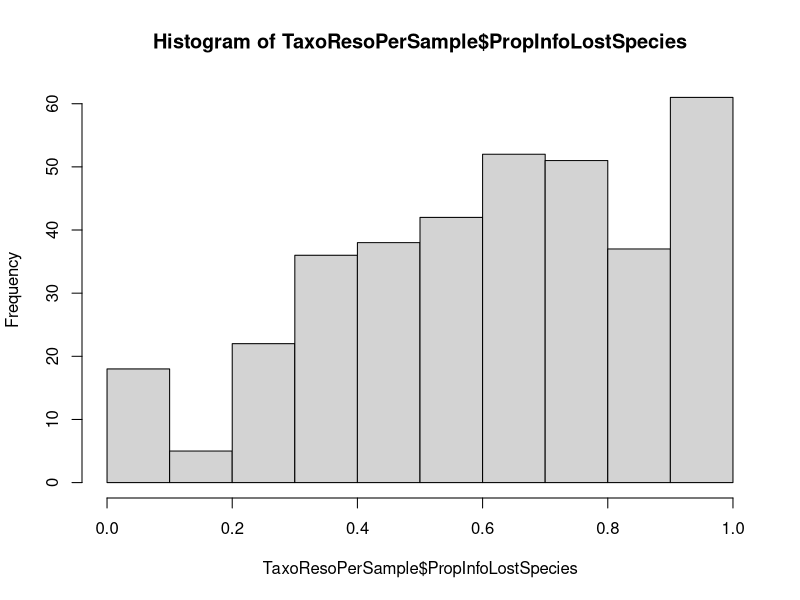
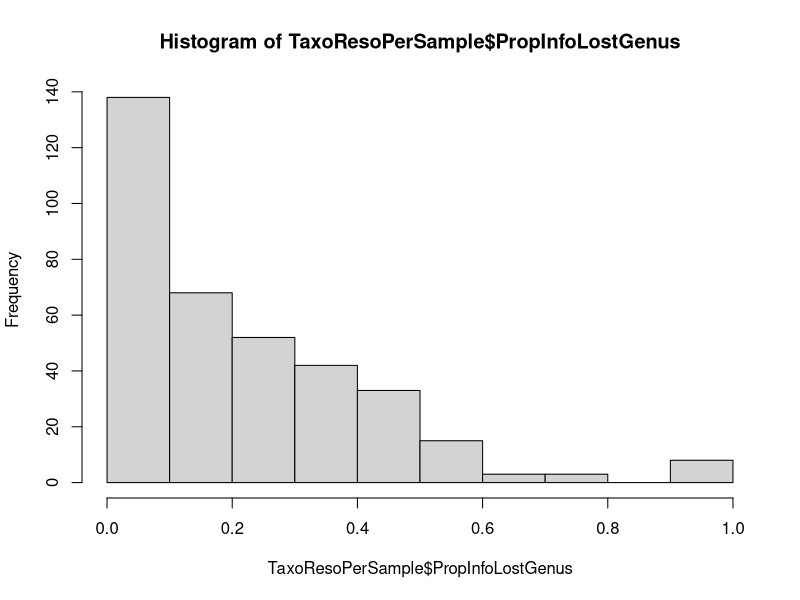

Source code (R) for these figures, in order: (Note: this script raises an error after producing the figures.)
## Clean the data, calculate diversity, abundances, predation rates
## store the outputs (final datasets ready for analyses)


## I. Main Analysis ----------------------------------------------------

## Functions
library(dplyr)
library(vegan)
library(tidyr)

## 1. Natural enemies-------------------------------------------------------

## Load data-------------------------------------
NE <- read.csv("Output/NatEnemies_raw.csv")

## Rename variables------------------------------
NE$Treatment <- factor(ifelse(NE$bande=="BE", "Low Div", "High Div"))
NE$Guild <- factor(ifelse(NE$piege == "B", "Vine",
                          ifelse(NE$piege == "F", "Vegetation",
                                 "Soil")))
NE$Distance <- ifelse(NE$mod == "00m", 0,
                      ifelse(NE$mod  == "05m", 15,
                             30))
NE$Site <- factor(NE$couple)


## Add landscape--------------------------------
Ldscp <- read.csv("Output/LandscapeVars.csv") # proportion of SNH in landscape
NE_lddf <- left_join(NE, Ldscp, by = "couple")

# landscape variable is proportion of SNH in 1000 m radius
NE$Ldscp <- NE_lddf$HSN1000

## CHECK Data for missing values, NAs and zero abundances---------------------------------
NE %>% group_by(Site,Treatment,Guild,Distance, session) %>% summarize(n()) # no. obs
NE %>% group_by(Site,Treatment,Guild,Distance, session) %>% summarize(sum(eff)) # sum abdc has NAs

## Nas for eff: site 9 and 10 only
filter(NE, is.na(eff)) %>% group_by(Site, Treatment, Guild, Distance, session) %>% summarize(n())

# Based on planning of sampling, should have NA for Vegetation in high div and low div treatments in site 9, 
# and in site 10, should be NA for all Vine and Vegetation samplings 
filter(NE, Site=="9") %>% group_by(Treatment, Guild, Distance, session) %>% summarize(mean(eff), min(eff), max(eff)) %>% View()

with(filter(NE, Site=="9"), table(Treatment, Guild, Distance, session))
# Missing rows: Vegetation at 15 and 30m for all sessions and all treatments
# Check in initial table (raw data) if values are present: no

## NAs were handled inconsistently in NE dataset: some are NAs and some are missing
## Remove all NAs from dataset
NE <- na.omit(NE)

## Missing values are not random: table shows that for Vegetation sampling 
# none of the sites have data for Distance 15 and 30 m
# vegetation was absent due to drought (except in strips) and sampling was impossible
NE %>% group_by(Guild, Distance) %>% summarize(n())

NE %>% group_by(Site, Treatment, Guild, Distance, session) %>% summarize(n())

## 1. Calculate abundance-------------------

## Total abundance per guild, distance and session----------------------------------------
Abundance <- NE %>% group_by(Site, Treatment, Guild, Distance, session) %>% 
  summarize(Total = sum(eff)) %>% ungroup()

## Missing values--------------------------
# we have 366 observations
nrow(Abundance)
# complete combination would be 648 observations
nrow(expand_grid(Site = c(1:12), 
                 Treatment = c("high", "low"), 
                 Guild=c("Soil", "Vegetation", "Vine"), 
                 Distance = c(0,15,30), 
                 session=c(1:3)))

## Save dataset
write.csv(Abundance, "Output/AbundanceClean.csv")


## 2. Calculate richness-----------
NE$session <- as.factor(NE$session)
# variables identifying the sample ID (to be used in dplyr:group_by)
WhichSampleID <- c("Site", "Treatment", "Guild", "Distance", "session")

# 2.1. Quantify data availability at different taxonomic resolution---------
# Makes table with the total number of individuals and those identified at each taxo resolution
TaxoReso <- c(
  TotalInd <-  sum(NE$eff),
  IndSpecies <-  sum(NE$eff[NE$Rspec=="x"]),
  IndGenus <-  sum(NE$eff[NE$Rgen=="x"&NE$Rspec==""]),
  IndFamily <-  sum(NE$eff[NE$Rgen=="" & NE$family != ""]),
  IndOrder <-  TotalInd - (IndSpecies+IndGenus+IndFamily))
TaxoReso

# Proportion of individuals id to the species vs genus level
TaxoReso[2]/TaxoReso[1] # 42% at species
(TaxoReso[2]+TaxoReso[3])/TaxoReso[1] # 77% at genus

## Taxonomic resolution available across all samples
TaxoResoPerSample <- NE %>% group_by_at(WhichSampleID) %>% 
  summarize(TotalInd = sum(eff),
            IndSpecies = sum(eff[Rspec=="x"]),
            IndGenus = sum(eff[Rgen=="x"]),
            PropInfoLostSpecies = (TotalInd - IndSpecies)/TotalInd,
            PropInfoLostGenus = (TotalInd - IndGenus)/TotalInd)

# 49 samples have no information at the species level
nrow(TaxoResoPerSample[TaxoResoPerSample$IndSpecies==0 & 
                         TaxoResoPerSample$TotalInd != 0,])
# 8 samples have no information at the genus level either
nrow(TaxoResoPerSample[TaxoResoPerSample$IndGenus==0 &
                         TaxoResoPerSample$TotalInd != 0,])
# But among those 8 samples, most have 1 or 2 individuals only
# which means, we can easily infer how many taxa are present: 
# 1 individual = 1 species; 2 individuals = 2 species if they belong to different families
TaxoResoPerSample$TotalInd[TaxoResoPerSample$IndGenus==0 & 
                    TaxoResoPerSample$IndSpecies == 0 &
                    TaxoResoPerSample$TotalInd != 0]

# How representative of each sample would taxonomic richness calculation be?
# On average, percentage of un-id individuals per sample
summary(TaxoResoPerSample$PropInfoLostSpecies)# on average our species richness estimates would miss 60% of individuals
hist(TaxoResoPerSample$PropInfoLostSpecies) # for most samples, we would miss 80% of individuals

# versus for genus richness, around 20% of individuals per sample are lost
summary(TaxoResoPerSample$PropInfoLostGenus)
hist(TaxoResoPerSample$PropInfoLostGenus)# and most samples miss less than 30% of individuals

## Data table NE contains information about families that are not represented in each sample
# i.e. 958 rows at the family level have counts = 0 (variable NE$eff)
length(NE$eff[NE$eff=="0"])


# 2.2. Compare richness based on different taxonomic scale------

## Taxonomic richness (across taxonomic resolutions) ----------------
# sum number of individuals per taxa (species, genus, family, order confounded)
TaxaList <- NE %>% group_by(Site, Treatment, Guild, Distance, session, taxon) %>% 
  summarize(total = sum(eff, na.rm = TRUE)) %>% ungroup()

# make wide table to calculate richness
TaxaList_wide <- as.data.frame(spread(TaxaList, taxon, total, fill = 0))

# remove categorical variables
JustTaxa <- subset(TaxaList_wide, 
                      select = -c(Site, Treatment, Guild, Distance, session))

TaxaList_wide$TR <- specnumber(JustTaxa)
summary(TaxaList_wide$TR) # between 0 and 20 taxa per sample (including various taxo scales)


## Species richness -------------
##Remove data for individuals that were not id to the species level
SpeciesList <- NE %>% 
  filter(Rspec =="x") %>% 
  group_by(Site, Treatment, Guild, Distance, session, taxon) %>% 
  summarize(total = sum(eff, na.rm = TRUE)) %>% ungroup()

# make wide table to calculate richness
SpeciesList_wide <- as.data.frame(spread(SpeciesList, taxon, total, fill = 0))

# remove categorical vars
JustSpecies <- subset(SpeciesList_wide, 
                       select = -c(Site, Treatment, Guild, Distance, session))
# richness calculation
SpeciesList_wide$SR <- specnumber(JustSpecies)


## Genus richness ------------------
# Only those individuals that were id to the genus
GenusList <- NE %>% 
  filter(Rgen == "x") %>% 
  group_by(Site, Treatment, Guild, Distance, session, Rgen_taxon) %>% 
  summarize(total = sum(eff, na.rm = TRUE)) %>% ungroup()

# Make wide table to calculate genus richness
GenusList_wide <- as.data.frame(spread(GenusList, Rgen_taxon, total, fill = 0))

# remove categorical vars
JustGenus <- subset(GenusList_wide, 
                      select = -c(Site, Treatment, Guild, Distance, session))
# richness calculation
GenusList_wide$GR <- specnumber(JustGenus)

## Make a diversity table with different richness estimates-----

# Create diversity dataframe, and adds taxonomic richness
DivDf <- subset(TaxaList_wide, 
                select = c(Site, Treatment, Guild, Distance, session, TR))

# add species richness when possible
SpDf <- subset(SpeciesList_wide, 
               select = c(Site, Treatment, Guild, Distance, session, SR))

DivDf <- left_join(DivDf, SpDf, by = WhichSampleID)

## add genus richness when possible
GnDf <- subset(GenusList_wide, 
               select = c(Site, Treatment, Guild, Distance, session, GR))

DivDf <- left_join(DivDf, GnDf, by = WhichSampleID)

## add abundance data
Diversity <- left_join(DivDf, Abundance, by = WhichSampleID)
head(Diversity)
summary(Diversity) # many NAs

## When abundance was 0 and 1, richness should be 0 and 1 too
Div_clean <- Diversity
Div_clean$SR[Div_clean$Total <= 1] <-  Div_clean$GR[Div_clean$Total <= 1] <- 
  Div_clean$TR[Div_clean$Total <= 1]
  
summary(Div_clean) # less NAs

## What about remaining NAs for genus richness? can we make educated guess about how many genus?
Div_clean[is.na(Div_clean$GR),]
# look at the raw data for those NAs,
left_join(Div_clean[is.na(Div_clean$GR),], NE, by = WhichSampleID) %>% filter(eff != 0)

# At Site 1, 2 individuals, belonging to different families: GR = TR = 2
Div_clean$GR[is.na(Div_clean$GR) & Div_clean$Site==1] <- Div_clean$TR[is.na(Div_clean$GR) & Div_clean$Site==1]

# At Site 6, there were 3 individuals, belonging to 2 distinct families
# At Site 11, there were 4 individuals, belong to 2 distinct families as well
## for those, we could assume at least 2 species are present, but then we would be
# treating data differently (special case for the NAs versus the rest of the data)

## Compare richness estimates----
# Accumulation curves
par(mfrow=c(1,3))
plot(Div_clean$Total, Div_clean$TR, main = "taxonomic")
plot(Div_clean$Total, Div_clean$GR, main = "genus")
plot(Div_clean$Total, Div_clean$SR, main = "species")
par(mfrow=c(1,1))
# Genus richness vs. other richness
par(mfrow=c(1,2))
plot(Div_clean$TR, Div_clean$GR, main = "genus vs. taxonomic")
abline(0,1)
plot(Div_clean$SR, Div_clean$GR, main = "genus vs. species")
abline(0,1)
par(mfrow=c(1,1))


# 2.3. Rarefy richness based on total abundance------------
# rarefied richness: some samples have zero abundances= not possible to rarefy
(raremaxT <- min(rowSums(JustTaxa)))
(raremaxS <- min(rowSums(JustSpecies)))
(raremaxG <- min(rowSums(JustGenus)))


# 2.4. Store richness data table------------------
## Rename cols
Div_final <- subset(Div_clean, select = -c(SR, Total)) %>% 
  rename(TaxaR = TR, GenusR = GR)

## Save dataset
write.csv(Div_final, "Output/DiversityClean.csv")




# 2. Predation of Lobesia eggs-------------------------------------------------------

## Load data--------------------------------------------
Pred <- read.csv("Output/PredationPest_raw.csv")

## 1. Calculate predation rates---------------------------------

## 2. Add explanatory variables---------------------------------



# Save cleaned data---------------------------------
write.csv("Output/PredationPest_clean.csv")


## Supplementary Analysis - Year effect